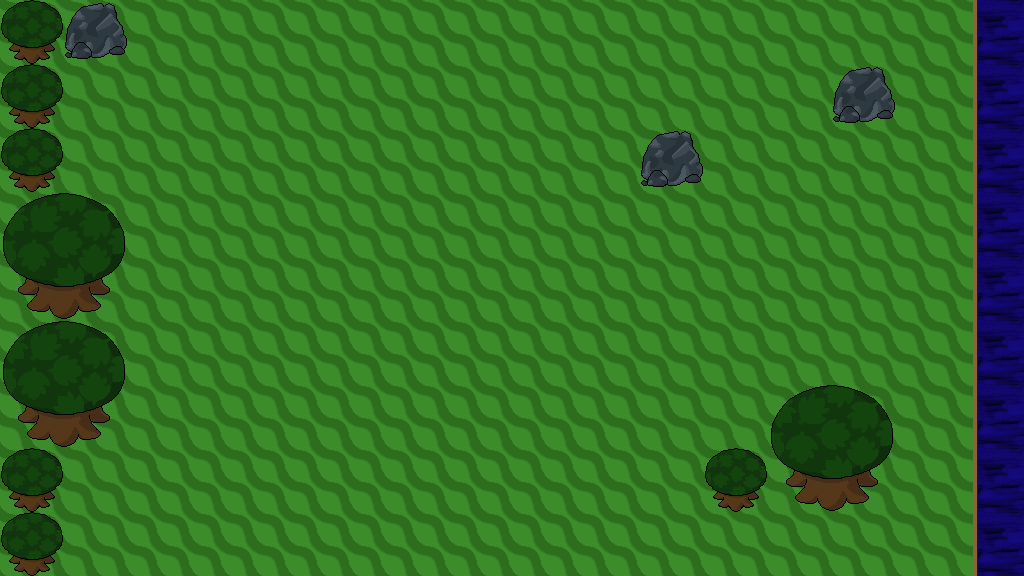

Tiled map render using the project's own tile images. Description and the whole map definition, tile-layer contents included, below:
An orthogonal 16x9 tile map with 64x64 px tiles, 1 tile layer (Tile Layer 1).

<map version="1.0" orientation="orthogonal" width="16" height="9" tilewidth="64" tileheight="64">
 <tileset firstgid="1" name="backgroundTiles" tilewidth="64" tileheight="64">
  <image source="../backgroundTiles.png" width="9600" height="64" />
 </tileset>
 <layer name="Tile Layer 1" width="16" height="9">
  <data encoding="csv">
105,106,4,4,4,4,4,4,4,4,4,4,4,4,4,112,
105,4,4,4,4,4,4,4,4,4,4,4,4,106,4,112,
105,4,4,4,4,4,4,4,4,4,106,4,4,4,4,112,
108,109,4,4,4,4,4,4,4,4,4,4,4,4,4,112,
110,111,4,4,4,4,4,4,4,4,4,4,4,4,4,112,
108,109,54,54,54,4,4,4,4,4,4,4,4,4,4,112,
110,111,54,4,54,4,4,4,4,4,4,4,108,109,4,112,
105,4,54,54,54,4,4,4,4,4,4,105,110,111,4,112,
105,4,4,4,4,4,4,4,4,4,4,4,4,4,4,112
</data>
 </layer>
</map>
